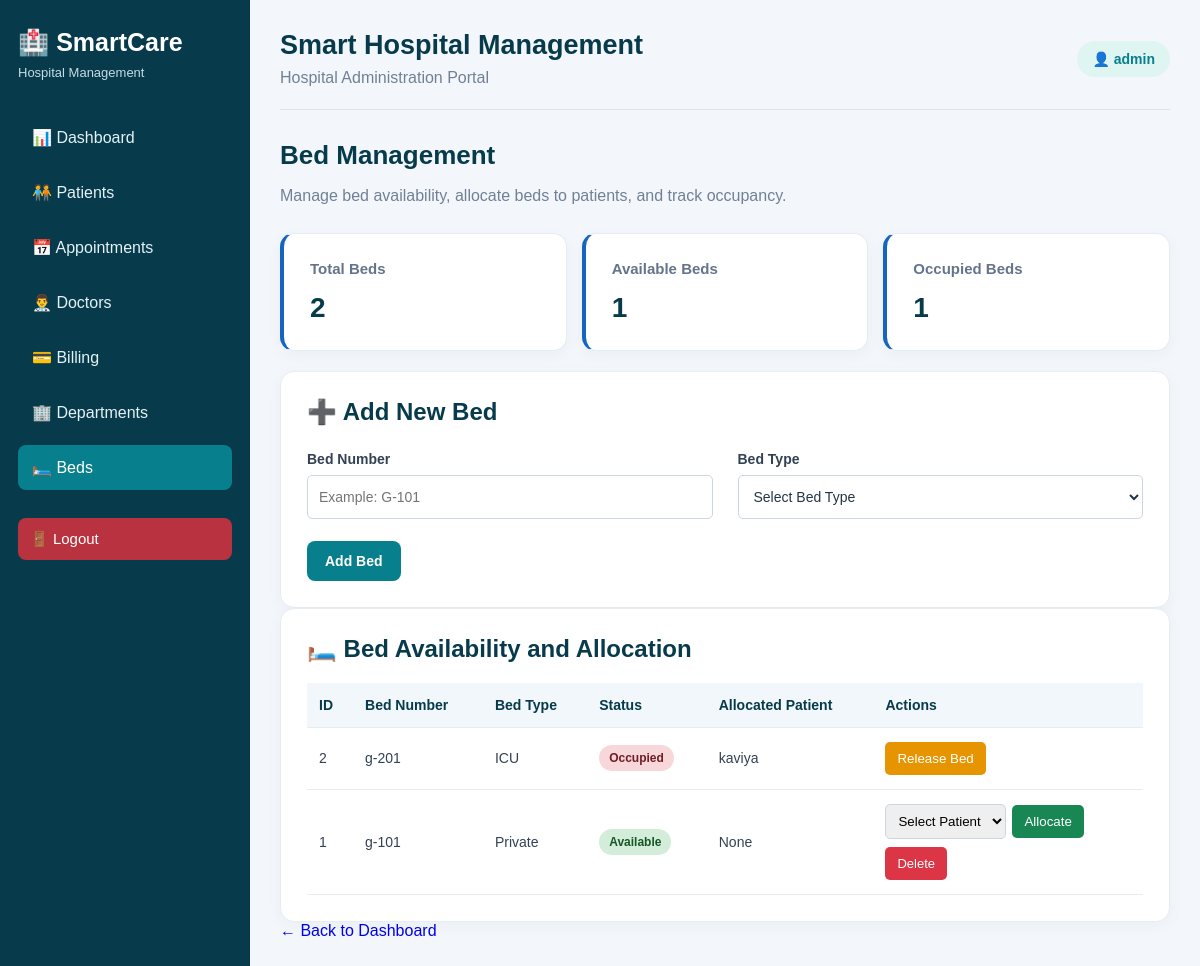
The app's page /beds (signed in) with its own data.
### tables this page shows
CREATE TABLE beds (
                id INTEGER PRIMARY KEY AUTOINCREMENT,
                bed_number TEXT NOT NULL UNIQUE,
                bed_type TEXT NOT NULL,
                status TEXT NOT NULL DEFAULT 'Available',
                patient_id INTEGER,
                FOREIGN KEY (patient_id) REFERENCES patients(id)
            );

CREATE TABLE patients (
            id INTEGER PRIMARY KEY AUTOINCREMENT,
            name TEXT NOT NULL,
            age INTEGER NOT NULL,
            gender TEXT NOT NULL,
            phone TEXT NOT NULL,
            condition_name TEXT NOT NULL
        );

### app.py (the view)
@app.route("/beds")
@login_required
def beds():
    conn = get_db_connection()
    all_beds = conn.execute("""
        SELECT beds.*, patients.name AS patient_name
        FROM beds
        LEFT JOIN patients ON beds.patient_id = patients.id
        ORDER BY beds.id DESC
    """).fetchall()
    patients = conn.execute("""
        SELECT id, name FROM patients ORDER BY name
    """).fetchall()
    conn.close()
    return render_template(
        "beds.html",
        beds=all_beds,
        patients=patients
    )

### app.py (called while the page is built)
def get_db_connection():
    conn = sqlite3.connect(DATABASE)
    conn.row_factory = sqlite3.Row
    return conn

def login_required(view_function):
    @wraps(view_function)
    def wrapped_view(*args, **kwargs):
        if "admin_id" not in session:
            flash("Please log in to continue.", "error")
            return redirect(url_for("login"))
        return view_function(*args, **kwargs)
    return wrapped_view

### templates/beds.html (shortened to what this page needs)
{% extends "base.html" %}
{% block content %}
<section class="welcome">
    <h2>Bed Management</h2>
    <p>Manage bed availability, allocate beds to patients, and track occupancy.</p>
</section>
<section class="stats-container">
    <div class="panel">
        <h3>Total Beds</h3>
        <h2>{{ beds|length }}</h2>
    </div>
    <div class="panel">
        <h3>Available Beds</h3>
        <h2>
            {{ beds|selectattr('status', 'equalto', 'Available')|list|length }}
        </h2>
    </div>
    <div class="panel">
        <h3>Occupied Beds</h3>
        <h2>
            {{ beds|selectattr('status', 'equalto', 'Occupied')|list|length }}
        </h2>
    </div>
</section>
<section class="panel">
    <h2>➕ Add New Bed</h2>
    <form action="{{ url_for('add_bed') }}"
          method="POST"
          class="patient-form">
        <div class="form-group">
            <label for="bed_number">Bed Number</label>
            <input
                type="text"
                id="bed_number"
                name="bed_number"
                placeholder="Example: G-101"
                maxlength="30"
                required
            >
        </div>
        <div class="form-group">
            <label for="bed_type">Bed Type</label>
            <select id="bed_type" name="bed_type" required>
                <option value="">Select Bed Type</option>
            </select>
        </div>
        <button type="submit" class="primary-button">
            Add Bed
        </button>
    </form>
</section>
<section class="panel">
    <h2>🛏️ Bed Availability and Allocation</h2>
    {% if beds %}
    <div class="table-container">
        <table>
            <thead>
                <tr>
                    <th>ID</th>
                    <th>Bed Number</th>
                    <th>Bed Type</th>
                    <th>Status</th>
                    <th>Allocated Patient</th>
                    <th>Actions</th>
                </tr>
            </thead>
            <tbody>
                {% for bed in beds %}
                <tr>
                    <td>{{ bed['id'] }}</td>
                    <td>{{ bed['bed_number'] }}</td>
                    <td>{{ bed['bed_type'] }}</td>
                    <td>
                        {% if bed['status'] == 'Available' %}
                            <span class="status available">
                                Available
                            </span>
                        {% else %}
                            <span class="status occupied">
                                Occupied
                            </span>
                        {% endif %}
                    </td>
                    <td>
                        {{ bed['patient_name'] or 'None' }}
                    </td>
                    <td>
                        {% if bed['status'] == 'Available' %}
                            {% if patients %}
                            <form
                                action="{{ url_for(
                                    'allocate_bed',
                                    bed_id=bed['id']
                                ) }}"
                                method="POST"
                                class="action-form"
                            >
                                <select name="patient_id" required>
                                    <option value="">Select Patient</option>
                                </select>
                                <button
                                    type="submit"
                                    class="allocate-button"
                                >
                                    Allocate
                                </button>
                            </form>
                            {% else %}
                                <p>Add a patient first.</p>
                            {% endif %}
                            <form
                                action="{{ url_for(
                                    'delete_bed',
                                    bed_id=bed['id']
                                ) }}"
                                method="POST"
                                onsubmit="return confirm(
                                    'Are you sure you want to delete this bed?'
                                );"
                            >
                                <button
                                    type="submit"
                                    class="delete-button"
                                >
                                    Delete
                                </button>
                            </form>
                        {% else %}
                            <form
                                action="{{ url_for(
                                    'release_bed',
                                    bed_id=bed['id']
                                ) }}"
                                method="POST"
                                onsubmit="return confirm(
                                    'Are you sure you want to release this bed?'
                                );"
                            >
                                <button
                                    type="submit"
                                    class="release-button"
                                >
                                    Release Bed
                                </button>
                            </form>
                        {% endif %}
                    </td>
                </tr>
                {% endfor %}
            </tbody>
        </table>
    </div>
    {% else %}
    <div class="empty-state">
        <p>No beds registered yet.</p>
        <p>Use the form above to add your first bed.</p>
    </div>
    {% endif %}
</section>
<a href="{{ url_for('dashboard') }}" class="back-link">
    ← Back to Dashboard
</a>
{% endblock %}

### static/css/style.css (style rules this page uses)
* { box-sizing: border-box; }
body { margin: 0; font-family: Arial, Helvetica, sans-serif; background: #f3f7fb; color: #243447; }
a { text-decoration: none; }
.welcome { margin-bottom: 28px; }
.welcome h2 { margin-bottom: 8px; color: #073b4c; font-size: 26px; }
.welcome p { color: #718096; }
.panel { padding: 26px; background: white; border: 1px solid #e5edf3; border-radius: 14px; box-shadow: 0 4px 15px rgba(20, 50, 70, 0.04); }
.panel h2 { margin-top: 0; color: #073b4c; }
.primary-button { display: inline-block; padding: 12px 18px; background: #087f8c; color: white; border-radius: 8px; font-size: 14px; transition: background 0.2s ease; }
.delete-button { padding: 8px 12px; background: #fee2e2; color: #b91c1c; border: none; border-radius: 6px; font-size: 13px; cursor: pointer; }
.patient-form { display: grid; grid-template-columns: repeat(2, minmax(0, 1fr)); gap: 22px 25px; margin-top: 25px; }
.patient-form .form-group { display: flex; flex-direction: column; gap: 8px; min-width: 0; }
.patient-form label { font-size: 14px; font-weight: 600; color: #334155; }
.patient-form input, .patient-form select { display: block; width: 100%; min-width: 0; height: 44px; padding: 10px 12px; border: 1px solid #cbd5e1; border-radius: 7px; background: #ffffff; color: #243447; font-family: inherit; font-size: 14px; outline: none; transition: border-color 0.2s, box-shadow 0.2s; }
.patient-form button.primary-button { justify-self: start; border: none; cursor: pointer; font-family: inherit; font-size: 14px; font-weight: 600; }
.table-container { width: 100%; overflow-x: auto; margin-top: 18px; }
.table-container table { width: 100%; border-collapse: collapse; text-align: left; }
.table-container th, .table-container td { padding: 14px 12px; border-bottom: 1px solid #e5edf3; vertical-align: middle; font-size: 14px; }
.table-container th { background: #f1f7fa; color: #073b4c; font-weight: 700; white-space: nowrap; }
.table-container td { color: #334155; }

### templates/beds.html (style rules this page uses)
.stats-container { display: grid; grid-template-columns: repeat(3, minmax(0, 1fr)); gap: 15px; margin-bottom: 20px; }
.stats-container .panel { margin-bottom: 0; border-left: 4px solid #1565c0; }
.stats-container h3 { color: #64748b; font-size: 15px; margin-top: 0; }
.stats-container h2 { font-size: 28px; margin-bottom: 0; }
.form-group { display: flex; flex-direction: column; gap: 8px; }
.form-group label { font-weight: bold; }
.form-group input, .form-group select { padding: 11px; border: 1px solid #ccd6e0; border-radius: 5px; font-size: 14px; }
.status { display: inline-block; padding: 6px 10px; border-radius: 15px; font-size: 12px; font-weight: bold; }
.available { background: #d4edda; color: #155724; }
.occupied { background: #f8d7da; color: #721c24; }
.action-form { display: flex; flex-wrap: wrap; align-items: center; gap: 6px; margin-bottom: 8px; }
.action-form select { min-width: 120px; max-width: 170px; padding: 8px; border: 1px solid #ccd6e0; border-radius: 5px; }
.allocate-button { background: #198754; color: white; border: none; padding: 9px 12px; border-radius: 5px; cursor: pointer; }
.release-button { background: #e69500; color: white; border: none; padding: 9px 12px; border-radius: 5px; cursor: pointer; }
.delete-button { background: #dc3545; color: white; border: none; padding: 9px 12px; border-radius: 5px; cursor: pointer; }

### records on screen
beds: id "2", bed_number "g-201", bed_type "ICU", status "Occupied", name "kaviya"
beds: id "1", bed_number "g-101", bed_type "Private", status "Available", bed "None"

### other values on screen
{{ session.get('admin_username', 'Administrator') }} "admin"
{{ beds|length }} "2"
{{ beds|selectattr('status', 'equalto', 'Available')|list|length }} "1"
{{ beds|selectattr('status', 'equalto', 'Occupied')|list|length }} "1"
